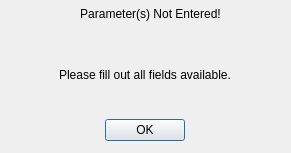
<?xml version="1.0" encoding="UTF-8"?>
<ui version="4.0">
 <class>Generate_Error</class>
 <widget class="QMainWindow" name="Generate_Error">
  <property name="geometry">
   <rect>
    <x>0</x>
    <y>0</y>
    <width>291</width>
    <height>153</height>
   </rect>
  </property>
  <property name="sizePolicy">
   <sizepolicy hsizetype="Fixed" vsizetype="Fixed">
    <horstretch>0</horstretch>
    <verstretch>0</verstretch>
   </sizepolicy>
  </property>
  <property name="windowTitle">
   <string>Error</string>
  </property>
  <widget class="QWidget" name="centralwidget">
   <property name="sizePolicy">
    <sizepolicy hsizetype="Preferred" vsizetype="Minimum">
     <horstretch>0</horstretch>
     <verstretch>0</verstretch>
    </sizepolicy>
   </property>
   <widget class="QWidget" name="verticalLayoutWidget">
    <property name="geometry">
     <rect>
      <x>0</x>
      <y>30</y>
      <width>291</width>
      <height>111</height>
     </rect>
    </property>
    <layout class="QVBoxLayout" name="verticalLayout_3">
     <property name="spacing">
      <number>0</number>
     </property>
     <item alignment="Qt::AlignHCenter">
      <widget class="QLabel" name="label">
       <property name="text">
        <string>Please fill out all fields available.</string>
       </property>
      </widget>
     </item>
     <item alignment="Qt::AlignHCenter">
      <widget class="QDialogButtonBox" name="buttonBox">
       <property name="standardButtons">
        <set>QDialogButtonBox::Ok</set>
       </property>
      </widget>
     </item>
    </layout>
   </widget>
   <widget class="QLabel" name="dataset_label">
    <property name="geometry">
     <rect>
      <x>50</x>
      <y>-40</y>
      <width>201</width>
      <height>107</height>
     </rect>
    </property>
    <property name="sizePolicy">
     <sizepolicy hsizetype="Minimum" vsizetype="Minimum">
      <horstretch>0</horstretch>
      <verstretch>0</verstretch>
     </sizepolicy>
    </property>
    <property name="text">
     <string>Parameter(s) Not Entered!</string>
    </property>
    <property name="alignment">
     <set>Qt::AlignCenter</set>
    </property>
   </widget>
  </widget>
 </widget>
 <resources/>
 <connections/>
</ui>
